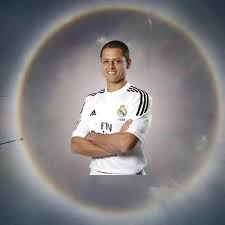
%> input picture ch14.jpg, 225 x 225 px
$ octave circulos_claros_oscuros.m   (GNU Octave 9; MATLAB toolbox functions it lacks are replaced by stand-ins)
%> lines starting %> are read from the running program, lines starting %| are printed output that depends on the picture

A = imread('ch14.jpg');
%> A is the input picture: size 225x225x3 uint8; mean R, G, B 130.2, 127.7, 129.4
%A = imread('Imagen1.jpg');
imshow(A)
Rmin = 10; %30
Rmax = 200; %65
[centersBright, radiiBright] = imfindcircles(A,[Rmin Rmax],'ObjectPolarity','bright');
%> centersBright = [111.8 109.6]; radiiBright = 20.15
[centersDark, radiiDark] = imfindcircles(A,[Rmin Rmax],'ObjectPolarity','dark');
%> centersDark = [115.9 55.95; 122.8 103]; radiiDark = [14.94; 24.1]
viscircles(centersBright, radiiBright,'EdgeColor','b');
viscircles(centersDark, radiiDark,'LineStyle','--');
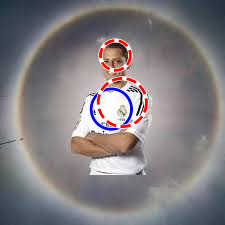
%> figure redrawn from the program's plot data
